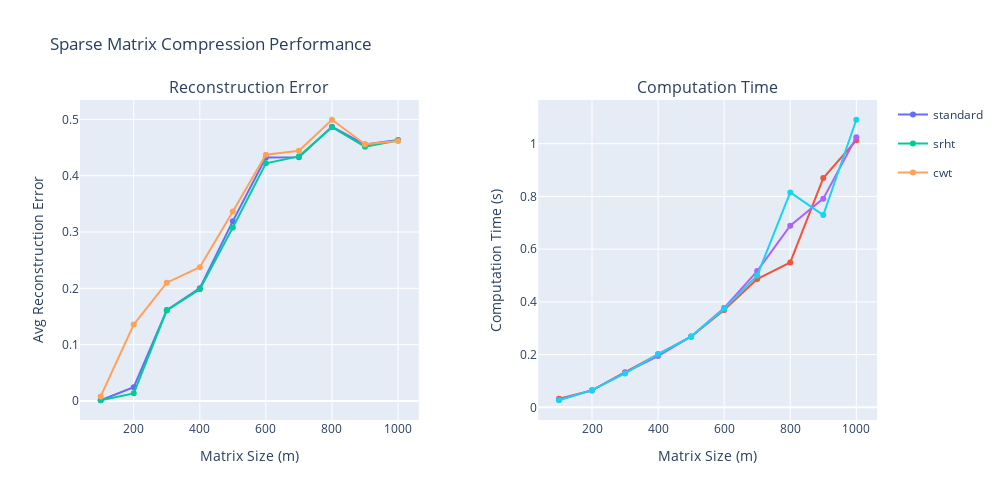

Source (notebook cell):
### Code cell
# Create subplot grid
fig = make_subplots(rows=1, cols=2, 
                   subplot_titles=('Reconstruction Error', 'Computation Time'),
                   horizontal_spacing=0.15)

# Add traces for each metric
for algo in results_sparse['Compression Algo'].unique():
    _df = results_sparse[results_sparse['Compression Algo'] == algo]
    
    # Reconstruction Error (left plot)
    fig.add_trace(
        go.Scatter(
            x=_df['Size'],
            y=_df['Avg Errors'],
            name=f'{algo}',
            mode='lines+markers',
            legendgroup=algo  # Group legends across subplots
        ),
        row=1, col=1
    )
    
    # Computation Time (right plot)
    fig.add_trace(
        go.Scatter(
            x=_df['Size'],
            y=_df['Avg Time'],
            name=f'{algo}',
            mode='lines+markers',
            legendgroup=algo,
            showlegend=False  # Only show legend once
        ),
        row=1, col=2
    )

# Update layout
fig.update_layout(
    title_text='Sparse Matrix Compression Performance',
    height=500,
    width=1000,
    hovermode='x unified'
)

# Update axis labels
fig.update_xaxes(title_text='Matrix Size (m)', row=1, col=1)
fig.update_xaxes(title_text='Matrix Size (m)', row=1, col=2)
fig.update_yaxes(title_text='Avg Reconstruction Error', row=1, col=1)
fig.update_yaxes(title_text='Computation Time (s)', row=1, col=2)

fig.show()

### Figure 1 — Plotly figure (JSON) as saved in the notebook; plotly's stock layout.template omitted (floating-point values rounded to 4 significant figures)
{"data": [{"legendgroup": "standard", "mode": "lines+markers", "name": "standard", "type": "scatter", "x": [100, 200, 300, 400, 500, 600, 700, 800, 900, 1000], "xaxis": "x", "y": [0.001456, 0.02451, 0.1615, 0.2004, 0.3193, 0.4322, 0.4327, 0.4866, 0.4553, 0.4631], "yaxis": "y"}, {"legendgroup": "standard", "mode": "lines+markers", "name": "standard", "showlegend": false, "type": "scatter", "x": [100, 200, 300, 400, 500, 600, 700, 800, 900, 1000], "xaxis": "x2", "y": [0.03298, 0.06425, 0.1334, 0.2009, 0.2678, 0.3692, 0.4865, 0.5495, 0.8694, 1.013], "yaxis": "y2"}, {"legendgroup": "srht", "mode": "lines+markers", "name": "srht", "type": "scatter", "x": [100, 200, 300, 400, 500, 600, 700, 800, 900, 1000], "xaxis": "x", "y": [0.00153, 0.01369, 0.1608, 0.1984, 0.3081, 0.4218, 0.4342, 0.486, 0.4512, 0.4624], "yaxis": "y"}, {"legendgroup": "srht", "mode": "lines+markers", "name": "srht", "showlegend": false, "type": "scatter", "x": [100, 200, 300, 400, 500, 600, 700, 800, 900, 1000], "xaxis": "x2", "y": [0.02879, 0.06461, 0.1314, 0.1945, 0.2688, 0.3768, 0.5168, 0.6889, 0.7915, 1.024], "yaxis": "y2"}, {"legendgroup": "cwt", "mode": "lines+markers", "name": "cwt", "type": "scatter", "x": [100, 200, 300, 400, 500, 600, 700, 800, 900, 1000], "xaxis": "x", "y": [0.00828, 0.1358, 0.21, 0.2376, 0.3365, 0.4371, 0.4441, 0.4992, 0.4556, 0.4617], "yaxis": "y"}, {"legendgroup": "cwt", "mode": "lines+markers", "name": "cwt", "showlegend": false, "type": "scatter", "x": [100, 200, 300, 400, 500, 600, 700, 800, 900, 1000], "xaxis": "x2", "y": [0.02682, 0.06505, 0.1285, 0.2022, 0.2683, 0.3742, 0.4995, 0.8152, 0.7291, 1.091], "yaxis": "y2"}], "layout": {"annotations": [{"font": {"size": 16}, "showarrow": false, "text": "Reconstruction Error", "x": 0.2125, "xanchor": "center", "xref": "paper", "y": 1, "yanchor": "bottom", "yref": "paper"}, {"font": {"size": 16}, "showarrow": false, "text": "Computation Time", "x": 0.7875, "xanchor": "center", "xref": "paper", "y": 1, "yanchor": "bottom", "yref": "paper"}], "height": 500, "hovermode": "x unified", "title": {"text": "Sparse Matrix Compression Performance"}, "width": 1000, "xaxis": {"anchor": "y", "domain": [0, 0.425], "title": {"text": "Matrix Size (m)"}}, "xaxis2": {"anchor": "y2", "domain": [0.575, 1], "title": {"text": "Matrix Size (m)"}}, "yaxis": {"anchor": "x", "domain": [0, 1], "title": {"text": "Avg Reconstruction Error"}}, "yaxis2": {"anchor": "x2", "domain": [0, 1], "title": {"text": "Computation Time (s)"}}}}
